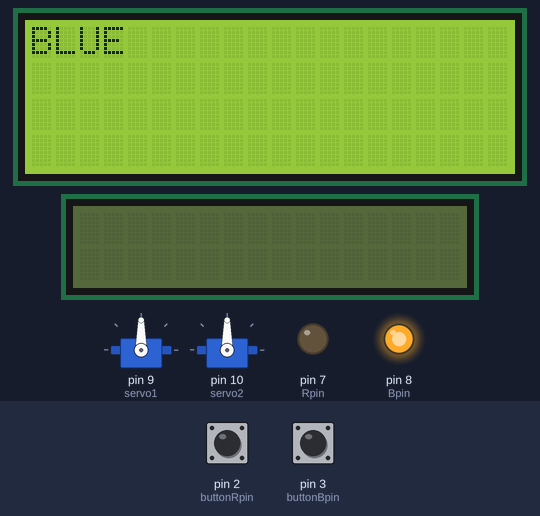
Recording of a sketch running on a simulated Arduino Uno, built with avr-gcc and run on an emulated ATmega328P. Shown: 20×4 character LCD, 16×2 character LCD, 2 × servo, output pins drawn as LEDs (lit = HIGH). Inputs (shaded band) come from the test bench; at power-on: pin 2 (buttonRpin) HIGH, pin 3 (buttonBpin) HIGH. Random numbers use the default seed unless the sketch sets one.

Above: at 0.4 s.
At 1.4 s:
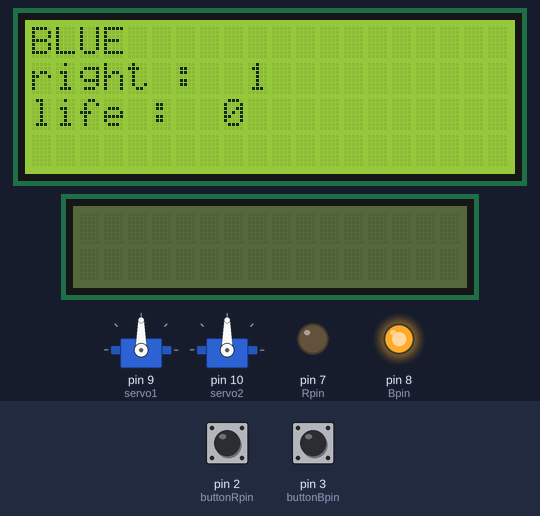
1.5 s: pin 2 (buttonRpin) pulled LOW for 1.35 s
At 3.3 s:
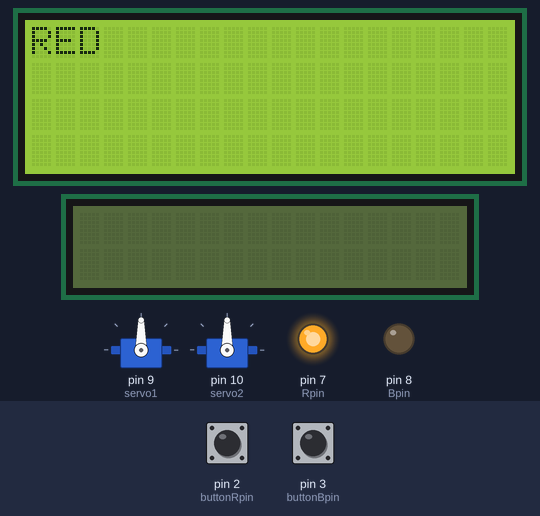
5.2 s: pin 3 (buttonBpin) pulled LOW for 1.35 s
8.4 s: pin 2 (buttonRpin) pulled LOW for 1.35 s
11.7 s: pin 3 (buttonBpin) pulled LOW for 1.35 s
Timing chart, 0 to 16.0 s (numbered marks = the images above; inputs shaded):
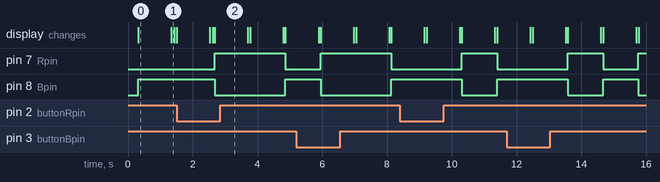

Measured:
- what the display in image 0 shows lasts 1.0 s, from 0.3 s to 1.3 s

The sketch:

sketch_may19a.ino
```cpp
#include <Wire.h>
#include <LiquidCrystal_I2C.h>
#include <stdio.h>
#include <time.h>
#include <stdlib.h>
#include <Servo.h>

LiquidCrystal_I2C lcd(0x27,20,4);
LiquidCrystal_I2C lcd2(0x26, 16, 2);

int r = 0;
int Rpin = 7;
int Bpin = 8;
int buttonRpin = 2;
int buttonBpin = 3;
int right = 0;
int buttonpin[6] = {4,5,6,11,12,13}; //4번 앉기 5번 일어서기 6번 점프 11번 게임시작 12번 리셋 13번 조이스틱
int x_axispin = A1;
int y_axispin = A0;
int life = 0;
int level = 1;
int millis_interval = 2000; // 2sec
int premillis = 0;
int start = 0;
unsigned long long nowmillis;

Servo servo1;
Servo servo2;

void setup() {
  lcd.init(); //lcd 초기화
  lcd.init();
  lcd2.init();
  lcd2.init();
  srand(time(NULL));

  pinMode(Rpin, OUTPUT);
  pinMode(Bpin, OUTPUT);
  pinMode(buttonRpin, INPUT_PULLUP);
  pinMode(buttonBpin, INPUT_PULLUP);
  for (int i = 0; i<=5; i++) {
    pinMode(buttonpin[i], INPUT_PULLUP);
  }

  servo1.attach(9);
  servo2.attach(10);
  life = 3;
}

void loop() {
  r += 1;
  int rand = random() % 2;
  int updown = random() % 2;
  int clicked = 0;
  if (digitalRead(buttonpin[11]) == LOW) {
    start += 1;
  }
  if (start >= 1) {
    lcd.init();
    if (rand == 0) {
    analogWrite(Rpin, 255);
    analogWrite(Bpin, 0);
    lcd.backlight();
    lcd.setCursor(0,0);
    lcd.print("RED ");
  } else {
    analogWrite(Rpin, 0);
    analogWrite(Bpin, 255);
    lcd.backlight();
    lcd.setCursor(0,0);
    lcd.print("BLUE");
  }


  while (clicked == 0) {
    if (digitalRead(buttonRpin) == HIGH) {
      clicked = 1;
      if (rand == 0) {
        right += 1;
      } else {
        life -= 3;
      }
    }
    if (digitalRead(buttonBpin) == HIGH) {
      clicked = 1;
      if (rand == 1) {
        right += 1;
      } else {
        life -= 1;
      }
    }
  }

    premillis = millis();

    digitalWrite(9, LOW);
    digitalWrite(11, LOW);

    delay(1000);

    lcd.backlight();
    lcd.setCursor(0,1);
    lcd.print("right : ");
    lcd.setCursor(9,1);
    lcd.print(right);
    lcd.setCursor(0,2);
    lcd.print("life : ");
    lcd.setCursor(8,2);
    lcd.print(life);
    if (r % 5 == 0) {
    level += 1;
    }

  if (life == 0) {
    lcd.init();
    lcd.setCursor(0,0);
    lcd.print("Game Over");
    lcd.setCursor(0,1);
    lcd.print("PUSH BUTTON TO RESTART");
  }
  }
  if (clicked == 0) {
    lcd.setCursor(0,0);
    lcd.print("Press to Start");
  }
}
```
